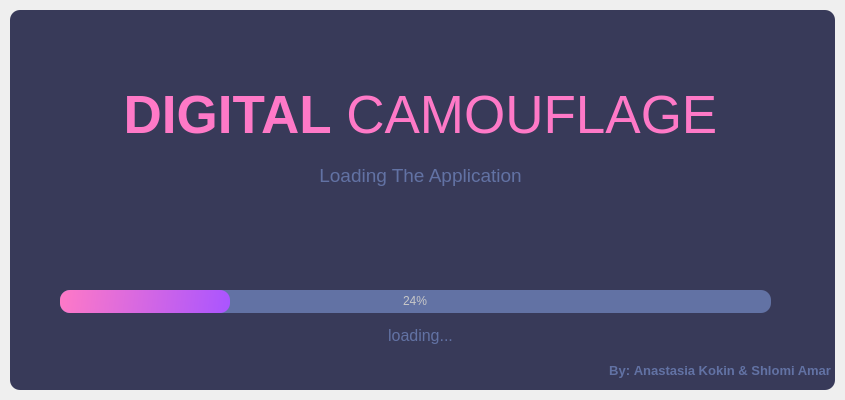
<?xml version="1.0" encoding="UTF-8"?>
<ui version="4.0">
 <class>MainWindow</class>
 <widget class="QMainWindow" name="MainWindow">
  <property name="geometry">
   <rect>
    <x>0</x>
    <y>0</y>
    <width>845</width>
    <height>400</height>
   </rect>
  </property>
  <property name="windowTitle">
   <string>MainWindow</string>
  </property>
  <property name="windowIcon">
   <iconset>
    <normaloff>../Resources/icon.png</normaloff>../Resources/icon.png</iconset>
  </property>
  <widget class="QWidget" name="centralwidget">
   <layout class="QVBoxLayout" name="verticalLayout">
    <property name="spacing">
     <number>0</number>
    </property>
    <property name="leftMargin">
     <number>10</number>
    </property>
    <property name="topMargin">
     <number>10</number>
    </property>
    <property name="rightMargin">
     <number>10</number>
    </property>
    <property name="bottomMargin">
     <number>10</number>
    </property>
    <item>
     <widget class="QFrame" name="dropShadowFrame">
      <property name="styleSheet">
       <string notr="true">QFrame {
	background-color:rgb(56, 58, 89);
	color: rgb(220, 220, 220);
	border-radius: 10px;
}</string>
      </property>
      <property name="frameShape">
       <enum>QFrame::StyledPanel</enum>
      </property>
      <property name="frameShadow">
       <enum>QFrame::Raised</enum>
      </property>
      <widget class="QLabel" name="label_title">
       <property name="geometry">
        <rect>
         <x>0</x>
         <y>60</y>
         <width>821</width>
         <height>91</height>
        </rect>
       </property>
       <property name="font">
        <font>
         <family>Segoe UI</family>
         <pointsize>40</pointsize>
        </font>
       </property>
       <property name="styleSheet">
        <string notr="true">color: rgb(254, 121, 199);</string>
       </property>
       <property name="text">
        <string>&lt;strong&gt;DIGITAL&lt;/strong&gt; CAMOUFLAGE</string>
       </property>
       <property name="alignment">
        <set>Qt::AlignCenter</set>
       </property>
      </widget>
      <widget class="QLabel" name="label_subtitle">
       <property name="geometry">
        <rect>
         <x>0</x>
         <y>150</y>
         <width>821</width>
         <height>31</height>
        </rect>
       </property>
       <property name="font">
        <font>
         <family>Segoe UI</family>
         <pointsize>14</pointsize>
        </font>
       </property>
       <property name="styleSheet">
        <string notr="true">color: rgb(98, 114, 164);</string>
       </property>
       <property name="text">
        <string>Loading The Application</string>
       </property>
       <property name="alignment">
        <set>Qt::AlignCenter</set>
       </property>
      </widget>
      <widget class="QProgressBar" name="progressBar">
       <property name="geometry">
        <rect>
         <x>50</x>
         <y>280</y>
         <width>711</width>
         <height>23</height>
        </rect>
       </property>
       <property name="styleSheet">
        <string notr="true">QProgressBar {
	background-color: rgb(98, 114, 164);
	color: rgb(200, 200, 200);
	border-style: none;
	border-radius: 10px;
	text-align: center;
}

QProgressBar::chunk {
	border-radius: 10px;
	background-color: qlineargradient(spread:pad, x1:0, y1:0.5, x2:1, y2:0.517045, stop:0 rgba(254, 121, 199, 255), stop:1 rgba(170, 85, 255, 255));
}</string>
       </property>
       <property name="value">
        <number>24</number>
       </property>
      </widget>
      <widget class="QLabel" name="label_loading">
       <property name="geometry">
        <rect>
         <x>0</x>
         <y>310</y>
         <width>821</width>
         <height>31</height>
        </rect>
       </property>
       <property name="font">
        <font>
         <family>Segoe UI</family>
         <pointsize>12</pointsize>
        </font>
       </property>
       <property name="styleSheet">
        <string notr="true">color: rgb(98, 114, 164);</string>
       </property>
       <property name="text">
        <string>loading...</string>
       </property>
       <property name="alignment">
        <set>Qt::AlignCenter</set>
       </property>
      </widget>
      <widget class="QLabel" name="label_credits">
       <property name="geometry">
        <rect>
         <x>20</x>
         <y>350</y>
         <width>801</width>
         <height>21</height>
        </rect>
       </property>
       <property name="font">
        <font>
         <family>Segoe UI</family>
         <pointsize>10</pointsize>
         <weight>75</weight>
         <bold>true</bold>
        </font>
       </property>
       <property name="styleSheet">
        <string notr="true">color: rgb(98, 114, 164);</string>
       </property>
       <property name="text">
        <string>&lt;strong&gt;By: &lt;/strong&gt;Anastasia Kokin &amp; Shlomi Amar</string>
       </property>
       <property name="alignment">
        <set>Qt::AlignRight|Qt::AlignTrailing|Qt::AlignVCenter</set>
       </property>
      </widget>
     </widget>
    </item>
   </layout>
  </widget>
 </widget>
 <resources/>
 <connections/>
</ui>
